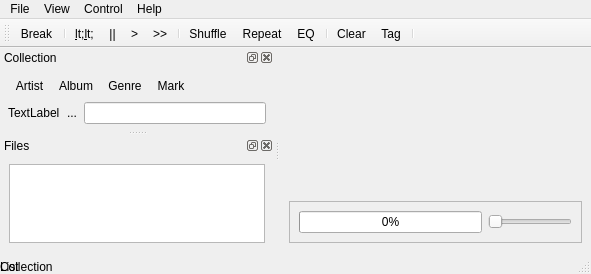
 <widget class="QMainWindow" name="CuberokClass" >
  <property name="geometry" >
   <rect>
    <x>0</x>
    <y>0</y>
    <width>591</width>
    <height>274</height>
   </rect>
  </property>
  <property name="windowTitle" >
   <string>Cuberok</string>
  </property>
  <property name="windowIcon" >
   <iconset resource="resource.qrc" >:/icons/application.png</iconset>
  </property>
  <property name="dockNestingEnabled" >
   <bool>true</bool>
  </property>
  <property name="dockOptions" >
   <set>QMainWindow::AllowNestedDocks|QMainWindow::AllowTabbedDocks|QMainWindow::AnimatedDocks|QMainWindow::ForceTabbedDocks|QMainWindow::VerticalTabs</set>
  </property>
  <widget class="QWidget" name="centralwidget" >
   <layout class="QVBoxLayout" >
    <item>
     <widget class="PlaylistContainer" native="1" name="listView" >
      <property name="sizePolicy" >
       <sizepolicy vsizetype="Expanding" hsizetype="Expanding" >
        <horstretch>0</horstretch>
        <verstretch>0</verstretch>
       </sizepolicy>
      </property>
      <property name="contextMenuPolicy" >
       <enum>Qt::ActionsContextMenu</enum>
      </property>
      <property name="acceptDrops" >
       <bool>true</bool>
      </property>
      <property name="dragEnabled" stdset="0" >
       <bool>true</bool>
      </property>
      <property name="sortingEnabled" stdset="0" >
       <bool>true</bool>
      </property>
      <property name="batchSize" stdset="0" >
       <number>100</number>
      </property>
      <addaction name="actionQueueNext" />
      <addaction name="actionEditTag" />
      <addaction name="actionRemoveSong" />
      <addaction name="actionClear_playlist" />
     </widget>
    </item>
    <item>
     <widget class="QFrame" name="frame" >
      <property name="sizePolicy" >
       <sizepolicy vsizetype="Minimum" hsizetype="Preferred" >
        <horstretch>0</horstretch>
        <verstretch>0</verstretch>
       </sizepolicy>
      </property>
      <property name="frameShape" >
       <enum>QFrame::StyledPanel</enum>
      </property>
      <property name="frameShadow" >
       <enum>QFrame::Raised</enum>
      </property>
      <layout class="QHBoxLayout" >
       <item>
        <widget class="QProgressBar" name="progressBar" >
         <property name="maximum" >
          <number>1000</number>
         </property>
         <property name="value" >
          <number>0</number>
         </property>
         <property name="alignment" >
          <set>Qt::AlignCenter</set>
         </property>
        </widget>
       </item>
       <item>
        <widget class="QSlider" name="volumeSlider" >
         <property name="sizePolicy" >
          <sizepolicy vsizetype="Fixed" hsizetype="Preferred" >
           <horstretch>0</horstretch>
           <verstretch>0</verstretch>
          </sizepolicy>
         </property>
         <property name="orientation" >
          <enum>Qt::Horizontal</enum>
         </property>
        </widget>
       </item>
      </layout>
     </widget>
    </item>
   </layout>
   <widget class="QFrame" name="equalizer" >
    <property name="geometry" >
     <rect>
      <x>0</x>
      <y>0</y>
      <width>100</width>
      <height>30</height>
     </rect>
    </property>
    <property name="sizePolicy" >
     <sizepolicy vsizetype="Fixed" hsizetype="Preferred" >
      <horstretch>0</horstretch>
      <verstretch>0</verstretch>
     </sizepolicy>
    </property>
    <property name="maximumSize" >
     <size>
      <width>16777215</width>
      <height>100</height>
     </size>
    </property>
    <property name="visible" >
     <bool>false</bool>
    </property>
    <layout class="QHBoxLayout" >
     <item>
      <widget class="QSlider" name="eqSlider1" >
       <property name="value" >
        <number>99</number>
       </property>
       <property name="orientation" >
        <enum>Qt::Vertical</enum>
       </property>
      </widget>
     </item>
     <item>
      <widget class="QSlider" name="eqSlider2" >
       <property name="value" >
        <number>99</number>
       </property>
       <property name="orientation" >
        <enum>Qt::Vertical</enum>
       </property>
      </widget>
     </item>
     <item>
      <widget class="QSlider" name="eqSlider3" >
       <property name="value" >
        <number>99</number>
       </property>
       <property name="orientation" >
        <enum>Qt::Vertical</enum>
       </property>
      </widget>
     </item>
     <item>
      <widget class="QSlider" name="eqSlider4" >
       <property name="value" >
        <number>99</number>
       </property>
       <property name="orientation" >
        <enum>Qt::Vertical</enum>
       </property>
      </widget>
     </item>
     <item>
      <widget class="QSlider" name="eqSlider5" >
       <property name="value" >
        <number>99</number>
       </property>
       <property name="orientation" >
        <enum>Qt::Vertical</enum>
       </property>
      </widget>
     </item>
     <item>
      <widget class="QSlider" name="eqSlider6" >
       <property name="value" >
        <number>99</number>
       </property>
       <property name="orientation" >
        <enum>Qt::Vertical</enum>
       </property>
      </widget>
     </item>
     <item>
      <widget class="QSlider" name="eqSlider7" >
       <property name="value" >
        <number>99</number>
       </property>
       <property name="orientation" >
        <enum>Qt::Vertical</enum>
       </property>
      </widget>
     </item>
     <item>
      <widget class="QSlider" name="eqSlider8" >
       <property name="value" >
        <number>99</number>
       </property>
       <property name="orientation" >
        <enum>Qt::Vertical</enum>
       </property>
      </widget>
     </item>
     <item>
      <widget class="QSlider" name="eqSlider9" >
       <property name="value" >
        <number>99</number>
       </property>
       <property name="orientation" >
        <enum>Qt::Vertical</enum>
       </property>
      </widget>
     </item>
     <item>
      <widget class="QSlider" name="eqSlider10" >
       <property name="value" >
        <number>99</number>
       </property>
       <property name="orientation" >
        <enum>Qt::Vertical</enum>
       </property>
      </widget>
     </item>
     <item>
      <widget class="QSlider" name="eqSlider11" >
       <property name="value" >
        <number>99</number>
       </property>
       <property name="orientation" >
        <enum>Qt::Vertical</enum>
       </property>
      </widget>
     </item>
     <item>
      <widget class="QSlider" name="eqSlider12" >
       <property name="value" >
        <number>99</number>
       </property>
       <property name="orientation" >
        <enum>Qt::Vertical</enum>
       </property>
      </widget>
     </item>
     <item>
      <widget class="QSlider" name="eqSlider13" >
       <property name="value" >
        <number>99</number>
       </property>
       <property name="orientation" >
        <enum>Qt::Vertical</enum>
       </property>
      </widget>
     </item>
     <item>
      <widget class="QSlider" name="eqSlider14" >
       <property name="value" >
        <number>99</number>
       </property>
       <property name="orientation" >
        <enum>Qt::Vertical</enum>
       </property>
      </widget>
     </item>
     <item>
      <widget class="QSlider" name="eqSlider15" >
       <property name="value" >
        <number>99</number>
       </property>
       <property name="orientation" >
        <enum>Qt::Vertical</enum>
       </property>
      </widget>
     </item>
     <item>
      <widget class="QSlider" name="eqSlider16" >
       <property name="value" >
        <number>99</number>
       </property>
       <property name="orientation" >
        <enum>Qt::Vertical</enum>
       </property>
      </widget>
     </item>
    </layout>
   </widget>
  </widget>
  <widget class="QDockWidget" name="dockWidget1" >
   <property name="features" >
    <set>QDockWidget::AllDockWidgetFeatures</set>
   </property>
   <property name="windowTitle" >
    <string>Collection</string>
   </property>
   <attribute name="dockWidgetArea" >
    <number>1</number>
   </attribute>
   <widget class="QWidget" name="dockWidgetContents1" >
    <layout class="QVBoxLayout" >
     <property name="spacing" >
      <number>2</number>
     </property>
     <property name="leftMargin" >
      <number>4</number>
     </property>
     <property name="topMargin" >
      <number>4</number>
     </property>
     <property name="rightMargin" >
      <number>4</number>
     </property>
     <property name="bottomMargin" >
      <number>4</number>
     </property>
     <item>
      <widget class="QToolBar" name="col_toolbar" >
       <addaction name="actionArtistMode" />
       <addaction name="actionAlbumMode" />
       <addaction name="actionGenreMode" />
       <addaction name="actionMarkMode" />
      </widget>
     </item>
     <item>
      <widget class="QFrame" name="frame_2" >
       <property name="frameShape" >
        <enum>QFrame::NoFrame</enum>
       </property>
       <property name="lineWidth" >
        <number>0</number>
       </property>
       <layout class="QHBoxLayout" >
        <property name="spacing" >
         <number>0</number>
        </property>
        <property name="leftMargin" >
         <number>4</number>
        </property>
        <property name="topMargin" >
         <number>0</number>
        </property>
        <property name="rightMargin" >
         <number>4</number>
        </property>
        <property name="bottomMargin" >
         <number>0</number>
        </property>
        <item>
         <widget class="QLabel" name="subsetLabel" >
          <property name="text" >
           <string>TextLabel</string>
          </property>
         </widget>
        </item>
        <item>
         <widget class="QToolButton" name="subsetDisableButton" >
          <property name="acceptDrops" >
           <bool>false</bool>
          </property>
          <property name="autoFillBackground" >
           <bool>true</bool>
          </property>
          <property name="text" >
           <string>...</string>
          </property>
          <property name="icon" >
           <iconset resource="resource.qrc" >:/icons/images/emblem-noread.png</iconset>
          </property>
          <property name="iconSize" >
           <size>
            <width>24</width>
            <height>24</height>
           </size>
          </property>
          <property name="autoRaise" >
           <bool>true</bool>
          </property>
          <property name="arrowType" >
           <enum>Qt::NoArrow</enum>
          </property>
         </widget>
        </item>
        <item>
         <widget class="QLineEdit" name="filterLineEdit" >
          <property name="toolTip" >
           <string>Enter search substring</string>
          </property>
         </widget>
        </item>
       </layout>
      </widget>
     </item>
     <item>
      <widget class="CollectionView" native="1" name="colView" >
       <property name="contextMenuPolicy" >
        <enum>Qt::ActionsContextMenu</enum>
       </property>
       <property name="acceptDrops" >
        <bool>true</bool>
       </property>
       <property name="dragEnabled" stdset="0" >
        <bool>true</bool>
       </property>
       <property name="isWrapping" stdset="0" >
        <bool>true</bool>
       </property>
       <addaction name="actionAddToCollection" />
       <addaction name="actionRemoveFromCollection" />
      </widget>
     </item>
    </layout>
   </widget>
  </widget>
  <widget class="QDockWidget" name="dockWidget2" >
   <property name="features" >
    <set>QDockWidget::AllDockWidgetFeatures</set>
   </property>
   <property name="windowTitle" >
    <string>Files</string>
   </property>
   <attribute name="dockWidgetArea" >
    <number>1</number>
   </attribute>
   <widget class="QWidget" name="dockWidgetContents2" >
    <layout class="QVBoxLayout" >
     <item>
      <widget class="QTreeView" name="treeView_2" >
       <property name="dragEnabled" >
        <bool>true</bool>
       </property>
       <property name="dragDropMode" >
        <enum>QAbstractItemView::DragOnly</enum>
       </property>
       <property name="selectionMode" >
        <enum>QAbstractItemView::ExtendedSelection</enum>
       </property>
       <property name="verticalScrollMode" >
        <enum>QAbstractItemView::ScrollPerItem</enum>
       </property>
       <property name="autoExpandDelay" >
        <number>5</number>
       </property>
       <property name="uniformRowHeights" >
        <bool>true</bool>
       </property>
       <property name="sortingEnabled" >
        <bool>true</bool>
       </property>
       <property name="animated" >
        <bool>true</bool>
       </property>
      </widget>
     </item>
    </layout>
   </widget>
  </widget>
  <widget class="QMenuBar" name="menubar" >
   <property name="geometry" >
    <rect>
     <x>0</x>
     <y>0</y>
     <width>591</width>
     <height>19</height>
    </rect>
   </property>
   <widget class="QMenu" name="menuFile" >
    <property name="title" >
     <string>File</string>
    </property>
    <addaction name="actionNewPlaylist" />
    <addaction name="actionClosePlaylist" />
    <addaction name="actionCorrectTag" />
    <addaction name="separator" />
    <addaction name="actionExit" />
   </widget>
   <widget class="QMenu" name="menuHelp" >
    <property name="title" >
     <string>Help</string>
    </property>
    <addaction name="actionAbout" />
   </widget>
   <widget class="QMenu" name="menuControl" >
    <property name="title" >
     <string>Control</string>
    </property>
    <addaction name="actionBreak" />
    <addaction name="actionPrev" />
    <addaction name="actionPause" />
    <addaction name="actionPlay" />
    <addaction name="actionNext" />
    <addaction name="separator" />
    <addaction name="actionShuffle" />
    <addaction name="actionRepeat" />
    <addaction name="actionEnableEqalizer" />
    <addaction name="separator" />
    <addaction name="actionClear_playlist" />
   </widget>
   <widget class="QMenu" name="menuView" >
    <property name="title" >
     <string>View</string>
    </property>
    <widget class="QMenu" name="menuColumns" >
     <property name="title" >
      <string>Columns</string>
     </property>
     <addaction name="actionViewFile" />
     <addaction name="actionViewTrack" />
     <addaction name="actionViewTitle" />
     <addaction name="actionViewArtist" />
     <addaction name="actionViewAlbum" />
     <addaction name="actionViewGenre" />
     <addaction name="actionViewYear" />
     <addaction name="actionViewComment" />
     <addaction name="actionViewLength" />
    </widget>
    <addaction name="actionEqalizer" />
    <addaction name="menuColumns" />
    <addaction name="actionLookFeel" />
   </widget>
   <addaction name="menuFile" />
   <addaction name="menuView" />
   <addaction name="menuControl" />
   <addaction name="menuHelp" />
  </widget>
  <widget class="QStatusBar" name="statusbar" >
   <widget class="QLabel" name="listStatus" >
    <property name="geometry" >
     <rect>
      <x>0</x>
      <y>0</y>
      <width>100</width>
      <height>30</height>
     </rect>
    </property>
    <property name="text" >
     <string>List</string>
    </property>
   </widget>
   <widget class="QLabel" name="collectionStatus" >
    <property name="geometry" >
     <rect>
      <x>0</x>
      <y>0</y>
      <width>100</width>
      <height>30</height>
     </rect>
    </property>
    <property name="text" >
     <string>Collection</string>
    </property>
   </widget>
  </widget>
  <widget class="QToolBar" name="toolBar" >
   <property name="windowTitle" >
    <string>toolBar</string>
   </property>
   <attribute name="toolBarArea" >
    <enum>TopToolBarArea</enum>
   </attribute>
   <attribute name="toolBarBreak" >
    <bool>false</bool>
   </attribute>
   <addaction name="actionBreak" />
   <addaction name="separator" />
   <addaction name="actionPrev" />
   <addaction name="actionPause" />
   <addaction name="actionPlay" />
   <addaction name="actionNext" />
   <addaction name="separator" />
   <addaction name="actionShuffle" />
   <addaction name="actionRepeat" />
   <addaction name="actionEnableEqalizer" />
   <addaction name="separator" />
   <addaction name="actionClear_playlist" />
   <addaction name="actionEditTag" />
   <addaction name="separator" />
  </widget>
  <action name="actionAbout" >
   <property name="icon" >
    <iconset/>
   </property>
   <property name="text" >
    <string>About</string>
   </property>
   <property name="statusTip" >
    <string>About dialog</string>
   </property>
   <property name="shortcut" >
    <string>Alt+F1</string>
   </property>
   <property name="shortcutContext" >
    <enum>Qt::WindowShortcut</enum>
   </property>
   <property name="menuRole" >
    <enum>QAction::AboutRole</enum>
   </property>
  </action>
  <action name="actionBreak" >
   <property name="checkable" >
    <bool>false</bool>
   </property>
   <property name="text" >
    <string>Break</string>
   </property>
  </action>
  <action name="actionPrev" >
   <property name="text" >
    <string>Previous</string>
   </property>
   <property name="iconText" >
    <string>&lt;&lt;</string>
   </property>
   <property name="toolTip" >
    <string>Previous track</string>
   </property>
   <property name="statusTip" >
    <string>Previous track</string>
   </property>
  </action>
  <action name="actionNext" >
   <property name="text" >
    <string>Next</string>
   </property>
   <property name="iconText" >
    <string>>></string>
   </property>
   <property name="toolTip" >
    <string>Next track</string>
   </property>
   <property name="statusTip" >
    <string>Next track</string>
   </property>
  </action>
  <action name="actionPause" >
   <property name="checkable" >
    <bool>true</bool>
   </property>
   <property name="text" >
    <string>Pause</string>
   </property>
   <property name="iconText" >
    <string>||</string>
   </property>
   <property name="toolTip" >
    <string>Pause</string>
   </property>
   <property name="statusTip" >
    <string>Pause</string>
   </property>
  </action>
  <action name="actionPlay" >
   <property name="text" >
    <string>Play</string>
   </property>
   <property name="iconText" >
    <string>></string>
   </property>
   <property name="toolTip" >
    <string>Play track</string>
   </property>
   <property name="statusTip" >
    <string>Play track</string>
   </property>
  </action>
  <action name="actionShuffle" >
   <property name="checkable" >
    <bool>true</bool>
   </property>
   <property name="text" >
    <string>Shuffle</string>
   </property>
   <property name="statusTip" >
    <string>Shuffle mode</string>
   </property>
  </action>
  <action name="actionRepeat" >
   <property name="checkable" >
    <bool>true</bool>
   </property>
   <property name="text" >
    <string>Repeat</string>
   </property>
   <property name="statusTip" >
    <string>Repeat mode</string>
   </property>
  </action>
  <action name="actionExit" >
   <property name="text" >
    <string>Exit</string>
   </property>
   <property name="statusTip" >
    <string>Close the program</string>
   </property>
  </action>
  <action name="actionEqalizer" >
   <property name="checkable" >
    <bool>true</bool>
   </property>
   <property name="checked" >
    <bool>false</bool>
   </property>
   <property name="text" >
    <string>Equalizer</string>
   </property>
   <property name="statusTip" >
    <string>Show eqalizer widget</string>
   </property>
  </action>
  <action name="actionEnableEqalizer" >
   <property name="checkable" >
    <bool>true</bool>
   </property>
   <property name="text" >
    <string>Enable Eqalizer</string>
   </property>
   <property name="iconText" >
    <string>EQ</string>
   </property>
   <property name="statusTip" >
    <string>Enable Eqalizer</string>
   </property>
  </action>
  <action name="actionClear_playlist" >
   <property name="text" >
    <string>Clear playlist</string>
   </property>
   <property name="iconText" >
    <string>Clear</string>
   </property>
   <property name="statusTip" >
    <string>Clear playlist</string>
   </property>
  </action>
  <action name="actionQueueNext" >
   <property name="text" >
    <string>Queue as Next</string>
   </property>
  </action>
  <action name="actionViewFile" >
   <property name="checkable" >
    <bool>true</bool>
   </property>
   <property name="checked" >
    <bool>true</bool>
   </property>
   <property name="text" >
    <string>File</string>
   </property>
  </action>
  <action name="actionViewTrack" >
   <property name="checkable" >
    <bool>true</bool>
   </property>
   <property name="checked" >
    <bool>true</bool>
   </property>
   <property name="text" >
    <string>Track</string>
   </property>
  </action>
  <action name="actionViewTitle" >
   <property name="checkable" >
    <bool>true</bool>
   </property>
   <property name="checked" >
    <bool>true</bool>
   </property>
   <property name="text" >
    <string>Title</string>
   </property>
  </action>
  <action name="actionViewArtist" >
   <property name="checkable" >
    <bool>true</bool>
   </property>
   <property name="checked" >
    <bool>true</bool>
   </property>
   <property name="text" >
    <string>Artist</string>
   </property>
  </action>
  <action name="actionViewAlbum" >
   <property name="checkable" >
    <bool>true</bool>
   </property>
   <property name="checked" >
    <bool>true</bool>
   </property>
   <property name="text" >
    <string>Album</string>
   </property>
  </action>
  <action name="actionViewGenre" >
   <property name="checkable" >
    <bool>true</bool>
   </property>
   <property name="checked" >
    <bool>true</bool>
   </property>
   <property name="text" >
    <string>Genre</string>
   </property>
  </action>
  <action name="actionViewYear" >
   <property name="checkable" >
    <bool>true</bool>
   </property>
   <property name="checked" >
    <bool>true</bool>
   </property>
   <property name="text" >
    <string>Year</string>
   </property>
  </action>
  <action name="actionViewComment" >
   <property name="checkable" >
    <bool>true</bool>
   </property>
   <property name="checked" >
    <bool>true</bool>
   </property>
   <property name="text" >
    <string>Comment</string>
   </property>
  </action>
  <action name="actionCorrectTag" >
   <property name="checkable" >
    <bool>true</bool>
   </property>
   <property name="checked" >
    <bool>false</bool>
   </property>
   <property name="text" >
    <string>Correct cp1251 in ID3v1</string>
   </property>
  </action>
  <action name="actionViewLength" >
   <property name="checkable" >
    <bool>true</bool>
   </property>
   <property name="checked" >
    <bool>true</bool>
   </property>
   <property name="text" >
    <string>Length</string>
   </property>
  </action>
  <action name="actionEditTag" >
   <property name="text" >
    <string>Edit Tag</string>
   </property>
   <property name="iconText" >
    <string>Tag</string>
   </property>
   <property name="toolTip" >
    <string>Edit Tag</string>
   </property>
  </action>
  <action name="actionNewPlaylist" >
   <property name="text" >
    <string>New playlist</string>
   </property>
  </action>
  <action name="actionClosePlaylist" >
   <property name="text" >
    <string>Close playlist</string>
   </property>
  </action>
  <action name="actionRemoveSong" >
   <property name="text" >
    <string>Remove song</string>
   </property>
  </action>
  <action name="actionLookFeel" >
   <property name="text" >
    <string>Look and Feel</string>
   </property>
  </action>
  <action name="actionArtistMode" >
   <property name="text" >
    <string>Artist</string>
   </property>
  </action>
  <action name="actionAlbumMode" >
   <property name="text" >
    <string>Album</string>
   </property>
  </action>
  <action name="actionGenreMode" >
   <property name="text" >
    <string>Genre</string>
   </property>
  </action>
  <action name="actionMarkMode" >
   <property name="text" >
    <string>Mark</string>
   </property>
  </action>
  <action name="actionAddToCollection" >
   <property name="text" >
    <string>Add Item</string>
   </property>
  </action>
  <action name="actionRemoveFromCollection" >
   <property name="text" >
    <string>Remove Item</string>
   </property>
  </action>
 </widget>
